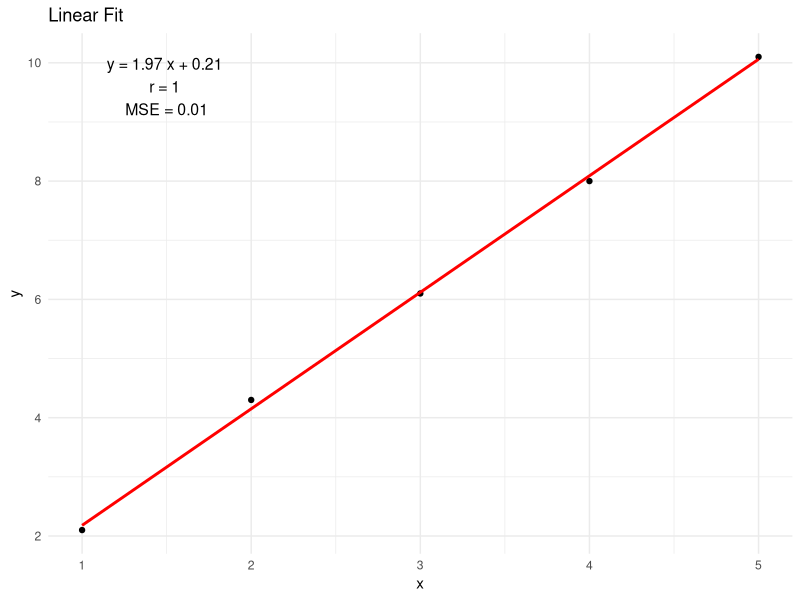
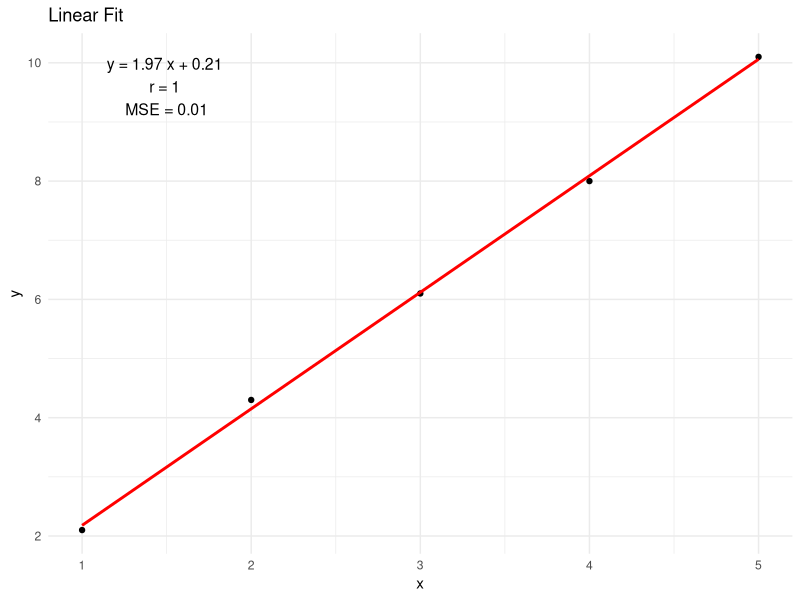

R code for these plots, in order:
library(ggplot2)

# Data
df <- data.frame(
  x = c(1, 2, 3, 4, 5),
  y = c(2.1, 4.3, 6.1, 8.0, 10.1)
)

# Fit model
model <- lm(y ~ x, data = df)
slope <- coef(model)[2]
intercept <- coef(model)[1]
r <- cor(df$x, df$y)
pred <- predict(model)
mse <- mean((df$y - pred)^2)

# Plot
ggplot(df, aes(x = x, y = y)) +
  geom_point() +
  geom_smooth(method = "lm", se = FALSE, color = "red") +
  annotate("text", x = 1.5, y = max(df$y) - 0.5,
           label = paste("y =", round(slope, 2), "x +", round(intercept, 2),
                         "\nr =", round(r, 2), "\nMSE =", round(mse, 2)),
           size = 4) +
  labs(title = "Linear Fit",
       x = "x", y = "y") +
  theme_minimal()

ggsave("regression_plot_r.png")
